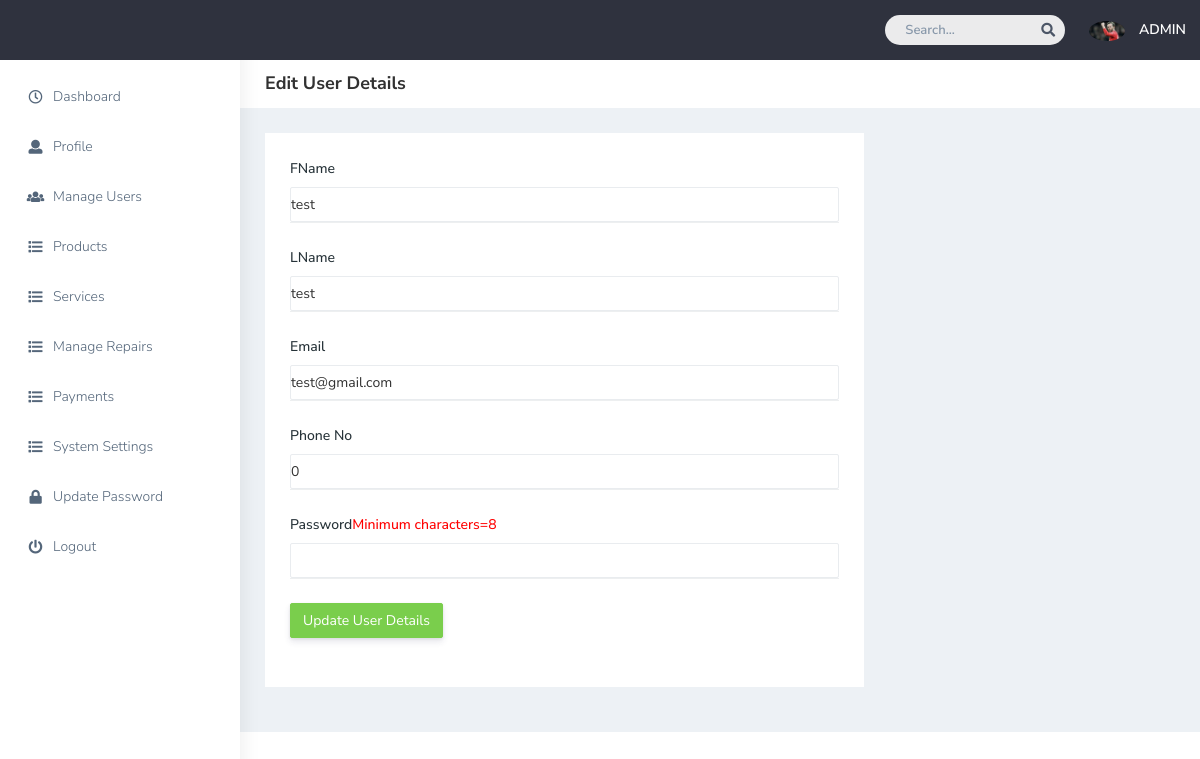
Screenshot of /admin/edit-user.php?id=11 (signed in) with the database file from the repository.
### tables this page shows
CREATE TABLE `users` (
  `id` bigint(255) NOT NULL,
  `fname` varchar(15) NOT NULL,
  `lname` varchar(15) NOT NULL,
  `email` varchar(255) NOT NULL,
  `password` varchar(255) NOT NULL,
  `contact` int(15) NOT NULL,
  `status` int(2) DEFAULT NULL,
  `creationdate` timestamp NOT NULL DEFAULT current_timestamp(),
  `updationdate` timestamp NULL DEFAULT NULL ON UPDATE current_timestamp(),
  `profilepic` varchar(100) NOT NULL
);

### admin/edit-user.php (the view, shortened to what this page needs)
<?php
include('includes/config.php');
if (strlen($_SESSION['alogin']) == 0) {
header('location: login.php');
} else {
?>
<!DOCTYPE html>
<html dir="ltr" lang="en">
<head>
<link href="plugins/bower_components/chartist/dist/chartist.min.css" rel="stylesheet">
<link rel="stylesheet" href="plugins/bower_components/chartist-plugin-tooltips/dist/chartist-plugin-tooltip.css">
<link href="css/style.min.css" rel="stylesheet">
</head>
<body>
<div id="main-wrapper" data-layout="vertical" data-navbarbg="skin5" data-sidebartype="full"
data-sidebar-position="absolute" data-header-position="absolute" data-boxed-layout="full">
<?php include('includes/header.php');?>
<?php include('includes/sidebar.php');?>
<div class="page-wrapper">
<div class="page-breadcrumb bg-white">
<div class="row align-items-center">
<div class="col-lg-3 col-md-4 col-sm-4 col-xs-12">
<h4 class="page-title">Edit User Details</h4>
</div>
</div>
</div>
<div class="container-fluid">
<div class="row">
<div class="col-lg-8 col-xlg-9 col-md-12">
<div class="card">
<div class="card-body">
<form class="form-horizontal form-material" method="post">
<?php
                                    $id = intval($_GET['id']);
                                    $sql="SELECT * from users where users.id=:id";
                                     $query = $dbh->prepare($sql);
                                    $query->bindParam(':id', $id, PDO::PARAM_STR);
                                    $query->execute();
                                    $results = $query->fetchAll(PDO::FETCH_OBJ);
                                    if ($query->rowCount() > 0) {
                                    foreach ($results
                                    as $result) { ?>
<div class="form-group mb-4">
<label class="col-md-12 p-0">FName</label>
<div class="col-md-12 border-bottom p-0">
<input type="text"
name="fname" required  value="<?php echo htmlentities($result->fname); ?>" class="form-control"> </div>
</div>
<div class="form-group mb-4">
<label class="col-md-12 p-0">LName</label>
<div class="col-md-12 border-bottom p-0">
<input type="text"  value="<?php echo htmlentities($result->lname); ?>"
name="lname" required class="form-control"> </div>
</div>
<div class="form-group mb-4">
<label for="example-email" class="col-md-12 p-0">Email</label>
<div class="col-md-12 border-bottom p-0">
<input type="email" required
class="form-control" name="email"  value="<?php echo htmlentities($result->email); ?>"
id="example-email">
</div>
</div>
<div class="form-group mb-4">
<label class="col-md-12 p-0">Phone No</label>
<div class="col-md-12 border-bottom p-0">
<input type="number" required name="contact"  value="<?php echo htmlentities($result->contact); ?>"
class="form-control">
</div>
</div>
<div class="form-group mb-4">
<label class="col-md-12 p-0">Password<span style="color:red">Minimum characters=8</span></label>
<div class="col-md-12 border-bottom p-0">
<input type="password"  name="password"   required class="form-control">
</div>
</div>
<div class="form-group mb-4">
<div class="col-sm-12">
<button type="submit" name="submit" class="btn btn-success">Update User Details</button>
</div>
</div>
</form>
</div>
<?php }}?>
</div>
</div>
</div>
</div>
</div>
</div>
</body>
</html>
<?php }?>

### admin/includes/header.php (shortened to what this page needs)
<header class="topbar" data-navbarbg="skin5">
            <nav class="navbar top-navbar navbar-expand-md navbar-primary">
                <div class="navbar-collapse collapse" id="navbarSupportedContent" data-navbarbg="skin5">
                    <ul class="navbar-nav ms-auto d-flex align-items-center">
                        <li class=" in">
                            <form role="search" class="app-search d-none d-md-block me-3">
                                <input type="text" placeholder="Search..." class="form-control mt-0">
                                <a href="" class="active">
                                    <i class="fa fa-search"></i>
                                </a>
                            </form>
                        </li>
                        <li>
                        <?php
                    $email = $_SESSION['alogin'];
                    $sql2 = "SELECT `username`,`profilepic` FROM `admin` WHERE `email`=:email;";
                    $query = $dbh->prepare($sql2);
                    $query->bindParam(':email', $email, PDO::PARAM_STR);
                    $query->execute();
                    $results = $query->fetchAll(PDO::FETCH_OBJ);
                    if ($query->rowCount() > 0) {
                        foreach ($results as $result) {
                    ?>
                            <a class="profile-pic" href="#">
                                <img
src="photos/<?php echo htmlentities($result->profilepic); ?>"
                                  width="36"
                                    class="img-circle"><span class="text-white font-medium">
                                    <?php echo htmlentities($result->username);}} ?>
                        </span></a>
                        </li>
                    </ul>
                </div>
            </nav>
</header>

### rows the page displays
users: fname "test", lname "test", email "test@gmail.com", contact "0"

### other values shown
$result->username "ADMIN"
